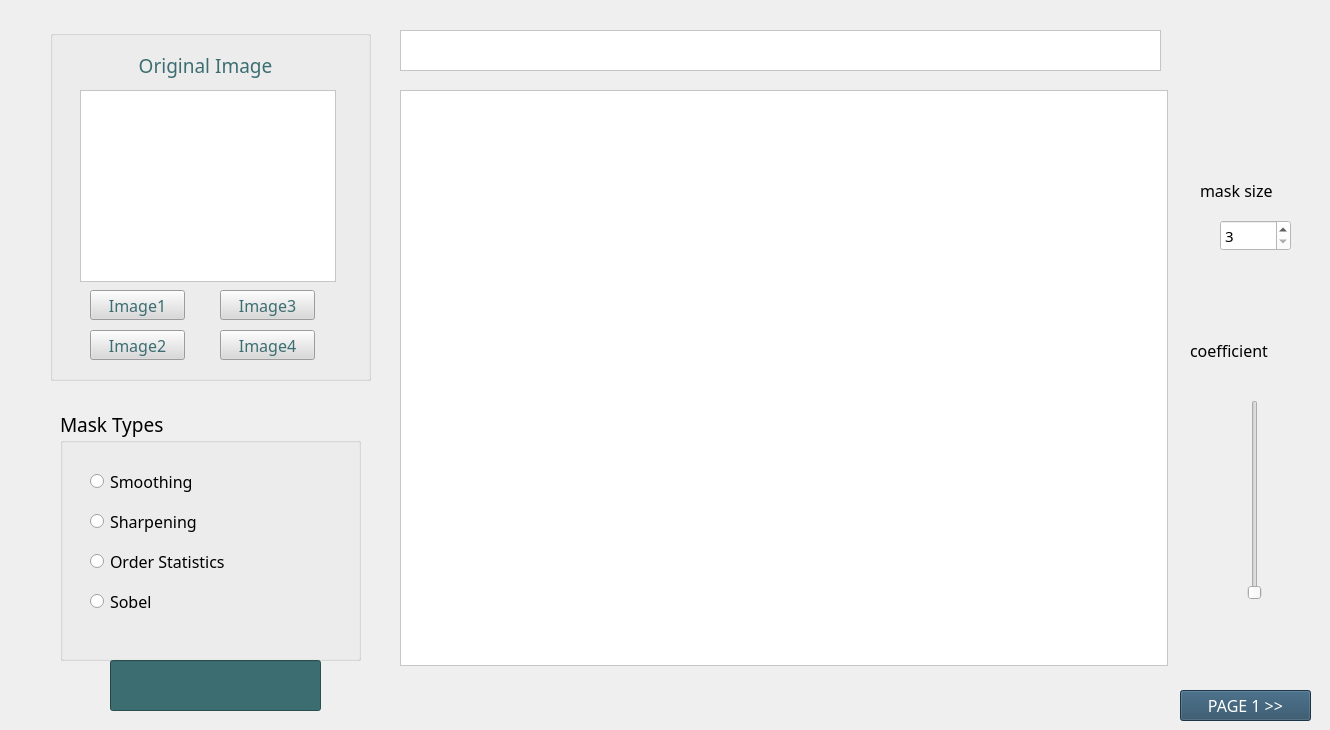
    <widget class="QWidget" name="page">
     <widget class="QGraphicsView" name="graphicsView_2">
      <property name="geometry">
       <rect>
        <x>400</x>
        <y>90</y>
        <width>768</width>
        <height>576</height>
       </rect>
      </property>
      <property name="styleSheet">
       <string notr="true">background-color: rgb(255, 255, 255);</string>
      </property>
     </widget>
     <widget class="QLabel" name="label_2">
      <property name="geometry">
       <rect>
        <x>1200</x>
        <y>170</y>
        <width>111</width>
        <height>41</height>
       </rect>
      </property>
      <property name="font">
       <font>
        <family>Cascadia Code SemiLight</family>
        <pointsize>12</pointsize>
       </font>
      </property>
      <property name="text">
       <string>mask size</string>
      </property>
     </widget>
     <widget class="QGroupBox" name="groupBox">
      <property name="geometry">
       <rect>
        <x>60</x>
        <y>410</y>
        <width>301</width>
        <height>251</height>
       </rect>
      </property>
      <property name="font">
       <font>
        <family>Cascadia Code Light</family>
        <pointsize>14</pointsize>
       </font>
      </property>
      <property name="title">
       <string>Mask Types</string>
      </property>
      <widget class="QRadioButton" name="radioButton1">
       <property name="geometry">
        <rect>
         <x>30</x>
         <y>60</y>
         <width>150</width>
         <height>23</height>
        </rect>
       </property>
       <property name="font">
        <font>
         <family>Cascadia Code</family>
         <pointsize>12</pointsize>
        </font>
       </property>
       <property name="text">
        <string>Smoothing</string>
       </property>
      </widget>
      <widget class="QRadioButton" name="radioButton3">
       <property name="geometry">
        <rect>
         <x>30</x>
         <y>140</y>
         <width>250</width>
         <height>23</height>
        </rect>
       </property>
       <property name="font">
        <font>
         <family>Cascadia Code</family>
         <pointsize>12</pointsize>
        </font>
       </property>
       <property name="text">
        <string>Order Statistics</string>
       </property>
      </widget>
      <widget class="QRadioButton" name="radioButton2">
       <property name="geometry">
        <rect>
         <x>30</x>
         <y>100</y>
         <width>150</width>
         <height>23</height>
        </rect>
       </property>
       <property name="font">
        <font>
         <family>Cascadia Code</family>
         <pointsize>12</pointsize>
        </font>
       </property>
       <property name="text">
        <string>Sharpening</string>
       </property>
      </widget>
      <widget class="QRadioButton" name="radioButton4">
       <property name="geometry">
        <rect>
         <x>30</x>
         <y>180</y>
         <width>150</width>
         <height>23</height>
        </rect>
       </property>
       <property name="font">
        <font>
         <family>Cascadia Code</family>
         <pointsize>12</pointsize>
        </font>
       </property>
       <property name="text">
        <string>Sobel</string>
       </property>
      </widget>
     </widget>
     <widget class="QSlider" name="verticalSlider">
      <property name="geometry">
       <rect>
        <x>1240</x>
        <y>400</y>
        <width>30</width>
        <height>200</height>
       </rect>
      </property>
      <property name="styleSheet">
       <string notr="true">selection-background-color: rgb(60, 110, 113);
border-color: rgb(60, 110, 113);
</string>
      </property>
      <property name="maximum">
       <number>10</number>
      </property>
      <property name="orientation">
       <enum>Qt::Orientation::Vertical</enum>
      </property>
     </widget>
     <widget class="QLabel" name="label_4">
      <property name="geometry">
       <rect>
        <x>400</x>
        <y>30</y>
        <width>761</width>
        <height>41</height>
       </rect>
      </property>
      <property name="font">
       <font>
        <family>Cascadia Code</family>
        <pointsize>12</pointsize>
       </font>
      </property>
      <property name="styleSheet">
       <string notr="true">background-color: rgb(255, 255, 255);</string>
      </property>
      <property name="frameShape">
       <enum>QFrame::Shape::StyledPanel</enum>
      </property>
      <property name="text">
       <string/>
      </property>
      <property name="alignment">
       <set>Qt::AlignmentFlag::AlignCenter</set>
      </property>
     </widget>
     <widget class="QSpinBox" name="spinBox">
      <property name="geometry">
       <rect>
        <x>1220</x>
        <y>220</y>
        <width>71</width>
        <height>31</height>
       </rect>
      </property>
      <property name="font">
       <font>
        <family>Cascadia Code</family>
        <pointsize>11</pointsize>
       </font>
      </property>
      <property name="styleSheet">
       <string notr="true">background-color: rgb(255, 255, 255);</string>
      </property>
      <property name="minimum">
       <number>3</number>
      </property>
      <property name="singleStep">
       <number>2</number>
      </property>
     </widget>
     <widget class="QLabel" name="label_3">
      <property name="geometry">
       <rect>
        <x>1190</x>
        <y>330</y>
        <width>131</width>
        <height>41</height>
       </rect>
      </property>
      <property name="font">
       <font>
        <family>Cascadia Code SemiLight</family>
        <pointsize>12</pointsize>
       </font>
      </property>
      <property name="text">
       <string>coefficient</string>
      </property>
     </widget>
     <widget class="QPushButton" name="Button1">
      <property name="geometry">
       <rect>
        <x>1180</x>
        <y>690</y>
        <width>131</width>
        <height>31</height>
       </rect>
      </property>
      <property name="font">
       <font>
        <family>Cascadia Code</family>
        <pointsize>12</pointsize>
        <fontweight>Medium</fontweight>
       </font>
      </property>
      <property name="autoFillBackground">
       <bool>false</bool>
      </property>
      <property name="styleSheet">
       <string notr="true">background-color: rgb(40, 75, 99);
color: rgb(255, 255, 255);
</string>
      </property>
      <property name="text">
       <string>PAGE 1 &gt;&gt;</string>
      </property>
      <property name="autoRepeatDelay">
       <number>100</number>
      </property>
      <property name="autoDefault">
       <bool>false</bool>
      </property>
      <property name="default">
       <bool>false</bool>
      </property>
      <property name="flat">
       <bool>false</bool>
      </property>
     </widget>
     <widget class="QGroupBox" name="groupBox_2">
      <property name="geometry">
       <rect>
        <x>50</x>
        <y>30</y>
        <width>321</width>
        <height>351</height>
       </rect>
      </property>
      <property name="palette">
       <palette>
        <active>
         <colorrole role="WindowText">
          <brush brushstyle="SolidPattern">
           <color alpha="255">
            <red>60</red>
            <green>110</green>
            <blue>113</blue>
           </color>
          </brush>
         </colorrole>
         <colorrole role="Button">
          <brush brushstyle="SolidPattern">
           <color alpha="255">
            <red>217</red>
            <green>217</green>
            <blue>217</blue>
           </color>
          </brush>
         </colorrole>
         <colorrole role="Text">
          <brush brushstyle="SolidPattern">
           <color alpha="255">
            <red>60</red>
            <green>110</green>
            <blue>113</blue>
           </color>
          </brush>
         </colorrole>
         <colorrole role="ButtonText">
          <brush brushstyle="SolidPattern">
           <color alpha="255">
            <red>60</red>
            <green>110</green>
            <blue>113</blue>
           </color>
          </brush>
         </colorrole>
         <colorrole role="Base">
          <brush brushstyle="SolidPattern">
           <color alpha="255">
            <red>217</red>
            <green>217</green>
            <blue>217</blue>
           </color>
          </brush>
         </colorrole>
         <colorrole role="Window">
          <brush brushstyle="SolidPattern">
           <color alpha="255">
            <red>217</red>
            <green>217</green>
            <blue>217</blue>
           </color>
          </brush>
         </colorrole>
         <colorrole role="HighlightedText">
          <brush brushstyle="SolidPattern">
           <color alpha="255">
            <red>254</red>
            <green>250</green>
            <blue>224</blue>
           </color>
          </brush>
         </colorrole>
         <colorrole role="PlaceholderText">
          <brush brushstyle="SolidPattern">
           <color alpha="128">
            <red>60</red>
            <green>110</green>
            <blue>113</blue>
           </color>
          </brush>
         </colorrole>
        </active>
        <inactive>
         <colorrole role="WindowText">
          <brush brushstyle="SolidPattern">
           <color alpha="255">
            <red>60</red>
            <green>110</green>
            <blue>113</blue>
           </color>
          </brush>
         </colorrole>
         <colorrole role="Button">
          <brush brushstyle="SolidPattern">
           <color alpha="255">
            <red>217</red>
            <green>217</green>
            <blue>217</blue>
           </color>
          </brush>
         </colorrole>
         <colorrole role="Text">
          <brush brushstyle="SolidPattern">
           <color alpha="255">
            <red>60</red>
            <green>110</green>
            <blue>113</blue>
           </color>
          </brush>
         </colorrole>
         <colorrole role="ButtonText">
          <brush brushstyle="SolidPattern">
           <color alpha="255">
            <red>60</red>
            <green>110</green>
            <blue>113</blue>
           </color>
          </brush>
         </colorrole>
         <colorrole role="Base">
          <brush brushstyle="SolidPattern">
           <color alpha="255">
            <red>217</red>
            <green>217</green>
            <blue>217</blue>
           </color>
          </brush>
         </colorrole>
         <colorrole role="Window">
          <brush brushstyle="SolidPattern">
           <color alpha="255">
            <red>217</red>
            <green>217</green>
            <blue>217</blue>
           </color>
          </brush>
         </colorrole>
         <colorrole role="HighlightedText">
          <brush brushstyle="SolidPattern">
           <color alpha="255">
            <red>254</red>
            <green>250</green>
            <blue>224</blue>
           </color>
          </brush>
         </colorrole>
         <colorrole role="PlaceholderText">
          <brush brushstyle="SolidPattern">
           <color alpha="128">
            <red>60</red>
            <green>110</green>
            <blue>113</blue>
           </color>
          </brush>
         </colorrole>
        </inactive>
        <disabled>
         <colorrole role="WindowText">
          <brush brushstyle="SolidPattern">
           <color alpha="255">
            <red>60</red>
            <green>110</green>
            <blue>113</blue>
           </color>
          </brush>
         </colorrole>
         <colorrole role="Button">
          <brush brushstyle="SolidPattern">
           <color alpha="255">
            <red>217</red>
            <green>217</green>
            <blue>217</blue>
           </color>
          </brush>
         </colorrole>
         <colorrole role="Text">
          <brush brushstyle="SolidPattern">
           <color alpha="255">
            <red>60</red>
            <green>110</green>
            <blue>113</blue>
           </color>
          </brush>
         </colorrole>
         <colorrole role="ButtonText">
          <brush brushstyle="SolidPattern">
           <color alpha="255">
            <red>60</red>
            <green>110</green>
            <blue>113</blue>
           </color>
          </brush>
         </colorrole>
         <colorrole role="Base">
          <brush brushstyle="SolidPattern">
           <color alpha="255">
            <red>217</red>
            <green>217</green>
            <blue>217</blue>
           </color>
          </brush>
         </colorrole>
         <colorrole role="Window">
          <brush brushstyle="SolidPattern">
           <color alpha="255">
            <red>217</red>
            <green>217</green>
            <blue>217</blue>
           </color>
          </brush>
         </colorrole>
         <colorrole role="HighlightedText">
          <brush brushstyle="SolidPattern">
           <color alpha="255">
            <red>254</red>
            <green>250</green>
            <blue>224</blue>
           </color>
          </brush>
         </colorrole>
         <colorrole role="PlaceholderText">
          <brush brushstyle="SolidPattern">
           <color alpha="128">
            <red>60</red>
            <green>110</green>
            <blue>113</blue>
           </color>
          </brush>
         </colorrole>
        </disabled>
       </palette>
      </property>
      <property name="font">
       <font>
        <kerning>false</kerning>
        <fontweight>Thin</fontweight>
       </font>
      </property>
      <property name="statusTip">
       <string notr="true"/>
      </property>
      <property name="whatsThis">
       <string notr="true"/>
      </property>
      <property name="accessibleName">
       <string notr="true"/>
      </property>
      <property name="accessibleDescription">
       <string notr="true"/>
      </property>
      <property name="styleSheet">
       <string notr="true"/>
      </property>
      <property name="inputMethodHints">
       <set>Qt::InputMethodHint::ImhNone</set>
      </property>
      <property name="title">
       <string/>
      </property>
      <widget class="QGraphicsView" name="graphicsView">
       <property name="geometry">
        <rect>
         <x>30</x>
         <y>60</y>
         <width>256</width>
         <height>192</height>
        </rect>
       </property>
       <property name="autoFillBackground">
        <bool>false</bool>
       </property>
       <property name="styleSheet">
        <string notr="true">background-color: rgb(255, 255, 255);</string>
       </property>
       <property name="lineWidth">
        <number>2</number>
       </property>
      </widget>
      <widget class="QLabel" name="label">
       <property name="geometry">
        <rect>
         <x>60</x>
         <y>20</y>
         <width>191</width>
         <height>31</height>
        </rect>
       </property>
       <property name="font">
        <font>
         <family>Cascadia Code Light</family>
         <pointsize>14</pointsize>
        </font>
       </property>
       <property name="text">
        <string>Original Image</string>
       </property>
       <property name="alignment">
        <set>Qt::AlignmentFlag::AlignCenter</set>
       </property>
      </widget>
      <widget class="QPushButton" name="pushButton1">
       <property name="geometry">
        <rect>
         <x>40</x>
         <y>260</y>
         <width>95</width>
         <height>30</height>
        </rect>
       </property>
       <property name="font">
        <font>
         <family>Cascadia Code</family>
         <pointsize>12</pointsize>
        </font>
       </property>
       <property name="text">
        <string>Image1</string>
       </property>
      </widget>
      <widget class="QPushButton" name="pushButton2">
       <property name="geometry">
        <rect>
         <x>40</x>
         <y>300</y>
         <width>95</width>
         <height>30</height>
        </rect>
       </property>
       <property name="font">
        <font>
         <family>Cascadia Code</family>
         <pointsize>12</pointsize>
        </font>
       </property>
       <property name="text">
        <string>Image2</string>
       </property>
      </widget>
      <widget class="QPushButton" name="pushButton3">
       <property name="geometry">
        <rect>
         <x>170</x>
         <y>260</y>
         <width>95</width>
         <height>30</height>
        </rect>
       </property>
       <property name="font">
        <font>
         <family>Cascadia Code</family>
         <pointsize>12</pointsize>
        </font>
       </property>
       <property name="text">
        <string>Image3</string>
       </property>
      </widget>
      <widget class="QPushButton" name="pushButton4">
       <property name="geometry">
        <rect>
         <x>170</x>
         <y>300</y>
         <width>95</width>
         <height>30</height>
        </rect>
       </property>
       <property name="font">
        <font>
         <family>Cascadia Code</family>
         <pointsize>12</pointsize>
        </font>
       </property>
       <property name="text">
        <string>Image4</string>
       </property>
      </widget>
     </widget>
     <widget class="QProgressBar" name="progressBar">
      <property name="geometry">
       <rect>
        <x>110</x>
        <y>660</y>
        <width>211</width>
        <height>51</height>
       </rect>
      </property>
      <property name="palette">
       <palette>
        <active>
         <colorrole role="WindowText">
          <brush brushstyle="SolidPattern">
           <color alpha="255">
            <red>60</red>
            <green>110</green>
            <blue>113</blue>
           </color>
          </brush>
         </colorrole>
         <colorrole role="Button">
          <brush brushstyle="SolidPattern">
           <color alpha="255">
            <red>60</red>
            <green>110</green>
            <blue>113</blue>
           </color>
          </brush>
         </colorrole>
         <colorrole role="Text">
          <brush brushstyle="SolidPattern">
           <color alpha="255">
            <red>60</red>
            <green>110</green>
            <blue>113</blue>
           </color>
          </brush>
         </colorrole>
         <colorrole role="ButtonText">
          <brush brushstyle="SolidPattern">
           <color alpha="255">
            <red>60</red>
            <green>110</green>
            <blue>113</blue>
           </color>
          </brush>
         </colorrole>
         <colorrole role="Base">
          <brush brushstyle="SolidPattern">
           <color alpha="255">
            <red>60</red>
            <green>110</green>
            <blue>113</blue>
           </color>
          </brush>
         </colorrole>
         <colorrole role="Window">
          <brush brushstyle="SolidPattern">
           <color alpha="255">
            <red>60</red>
            <green>110</green>
            <blue>113</blue>
           </color>
          </brush>
         </colorrole>
         <colorrole role="Highlight">
          <brush brushstyle="SolidPattern">
           <color alpha="255">
            <red>60</red>
            <green>110</green>
            <blue>113</blue>
           </color>
          </brush>
         </colorrole>
         <colorrole role="HighlightedText">
          <brush brushstyle="SolidPattern">
           <color alpha="255">
            <red>254</red>
            <green>250</green>
            <blue>224</blue>
           </color>
          </brush>
         </colorrole>
         <colorrole role="Link">
          <brush brushstyle="SolidPattern">
           <color alpha="255">
            <red>60</red>
            <green>110</green>
            <blue>113</blue>
           </color>
          </brush>
         </colorrole>
         <colorrole role="PlaceholderText">
          <brush brushstyle="SolidPattern">
           <color alpha="128">
            <red>60</red>
            <green>110</green>
            <blue>113</blue>
           </color>
          </brush>
         </colorrole>
         <colorrole role="Accent">
          <brush brushstyle="SolidPattern">
           <color alpha="255">
            <red>60</red>
            <green>110</green>
            <blue>113</blue>
           </color>
          </brush>
         </colorrole>
        </active>
        <inactive>
         <colorrole role="WindowText">
          <brush brushstyle="SolidPattern">
           <color alpha="255">
            <red>60</red>
            <green>110</green>
            <blue>113</blue>
           </color>
          </brush>
         </colorrole>
         <colorrole role="Button">
          <brush brushstyle="SolidPattern">
           <color alpha="255">
            <red>60</red>
            <green>110</green>
            <blue>113</blue>
           </color>
          </brush>
         </colorrole>
         <colorrole role="Text">
          <brush brushstyle="SolidPattern">
           <color alpha="255">
            <red>60</red>
            <green>110</green>
            <blue>113</blue>
           </color>
          </brush>
         </colorrole>
         <colorrole role="ButtonText">
          <brush brushstyle="SolidPattern">
           <color alpha="255">
            <red>60</red>
            <green>110</green>
            <blue>113</blue>
           </color>
          </brush>
         </colorrole>
         <colorrole role="Base">
          <brush brushstyle="SolidPattern">
           <color alpha="255">
            <red>60</red>
            <green>110</green>
            <blue>113</blue>
           </color>
          </brush>
         </colorrole>
         <colorrole role="Window">
          <brush brushstyle="SolidPattern">
           <color alpha="255">
            <red>60</red>
            <green>110</green>
            <blue>113</blue>
           </color>
          </brush>
         </colorrole>
         <colorrole role="HighlightedText">
          <brush brushstyle="SolidPattern">
           <color alpha="255">
            <red>254</red>
            <green>250</green>
            <blue>224</blue>
           </color>
          </brush>
         </colorrole>
         <colorrole role="PlaceholderText">
          <brush brushstyle="SolidPattern">
           <color alpha="128">
            <red>60</red>
            <green>110</green>
            <blue>113</blue>
           </color>
          </brush>
         </colorrole>
        </inactive>
        <disabled>
         <colorrole role="WindowText">
          <brush brushstyle="SolidPattern">
           <color alpha="255">
            <red>60</red>
            <green>110</green>
            <blue>113</blue>
           </color>
          </brush>
         </colorrole>
         <colorrole role="Button">
          <brush brushstyle="SolidPattern">
           <color alpha="255">
            <red>60</red>
            <green>110</green>
            <blue>113</blue>
           </color>
          </brush>
         </colorrole>
         <colorrole role="Text">
          <brush brushstyle="SolidPattern">
           <color alpha="255">
            <red>60</red>
            <green>110</green>
            <blue>113</blue>
           </color>
          </brush>
         </colorrole>
         <colorrole role="ButtonText">
          <brush brushstyle="SolidPattern">
           <color alpha="255">
            <red>60</red>
            <green>110</green>
            <blue>113</blue>
           </color>
          </brush>
         </colorrole>
         <colorrole role="Base">
          <brush brushstyle="SolidPattern">
           <color alpha="255">
            <red>60</red>
            <green>110</green>
            <blue>113</blue>
           </color>
          </brush>
         </colorrole>
         <colorrole role="Window">
          <brush brushstyle="SolidPattern">
           <color alpha="255">
            <red>60</red>
            <green>110</green>
            <blue>113</blue>
           </color>
          </brush>
         </colorrole>
         <colorrole role="Highlight">
          <brush brushstyle="SolidPattern">
           <color alpha="255">
            <red>60</red>
            <green>110</green>
            <blue>113</blue>
           </color>
          </brush>
         </colorrole>
         <colorrole role="HighlightedText">
          <brush brushstyle="SolidPattern">
           <color alpha="255">
            <red>254</red>
            <green>250</green>
            <blue>224</blue>
           </color>
          </brush>
         </colorrole>
         <colorrole role="PlaceholderText">
          <brush brushstyle="SolidPattern">
           <color alpha="128">
            <red>60</red>
            <green>110</green>
            <blue>113</blue>
           </color>
          </brush>
         </colorrole>
        </disabled>
       </palette>
      </property>
      <property name="styleSheet">
       <string notr="true">background-color: rgb(60, 110, 113);</string>
      </property>
      <property name="value">
       <number>0</number>
      </property>
     </widget>
     <zorder>groupBox_2</zorder>
     <zorder>graphicsView_2</zorder>
     <zorder>label_2</zorder>
     <zorder>groupBox</zorder>
     <zorder>verticalSlider</zorder>
     <zorder>label_4</zorder>
     <zorder>spinBox</zorder>
     <zorder>label_3</zorder>
     <zorder>Button1</zorder>
     <zorder>progressBar</zorder>
    </widget>
